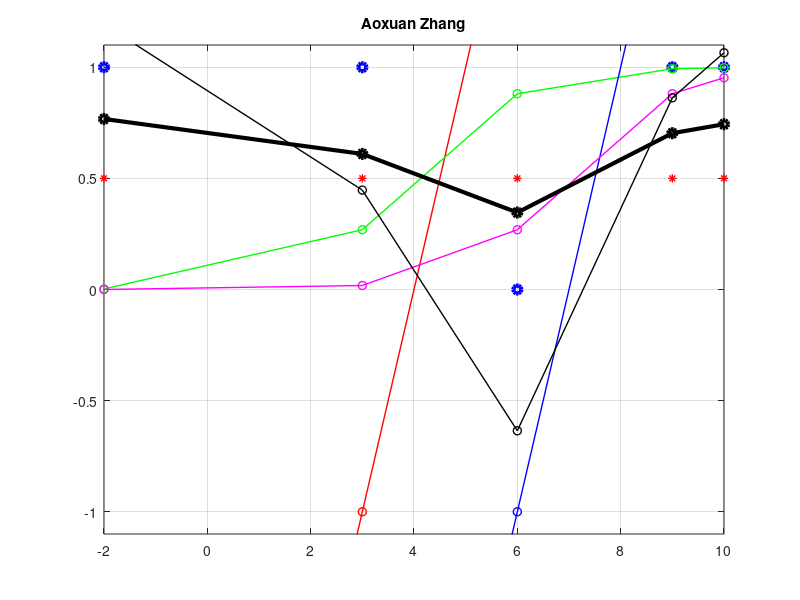

Write MATLAB code to recreate this figure.
clear; clf
p=@(u) 1./(1+exp(-u));
x = [-2 3 6 9 10]; t = [1 1 0 1 1];
plot(x,0*x+0.5,'r*','linewidth',1); hold on
plot(x,t,'bo','linewidth',3);
m=1;
%u=m*(x-4);
w10=m*(-4); w11=m; u1=w10+w11*x;
plot(x,u1,'ro-','linewidth',1);
z1=p(u1);
plot(x,z1,'go-','linewidth',1);
m=1;
%u=m*(x-7);
w20=m*(-7); w21=m; u2=w20+w21*x;
plot(x,u2,'bo-','linewidth',1);
z2=p(u2);
plot(x,z2,'mo-','linewidth',1);
v0=1.2;v1=-3;v2=3;
%z=-3*(-0.4+y1-y2);
uout=v0+v1*z1+v2*z2;
y=p(uout);
plot(x,uout,'ko-','linewidth',1);
plot(x,y,'ko-','linewidth',3);
grid on
axis([x(1) x(end) -1.1 1.1])
title('Aoxuan Zhang')
